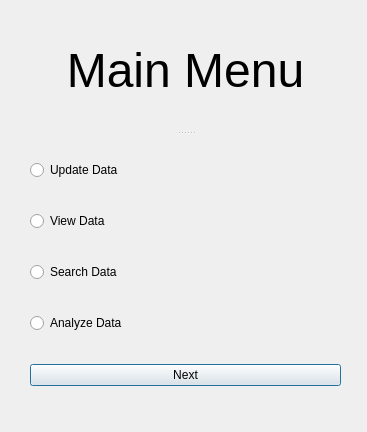
<?xml version="1.0" encoding="UTF-8"?>
<ui version="4.0">
 <class>Dialog</class>
 <widget class="QDialog" name="Dialog">
  <property name="geometry">
   <rect>
    <x>0</x>
    <y>0</y>
    <width>367</width>
    <height>432</height>
   </rect>
  </property>
  <property name="windowTitle">
   <string>MainMenu</string>
  </property>
  <widget class="QSplitter" name="splitter">
   <property name="geometry">
    <rect>
     <x>30</x>
     <y>10</y>
     <width>311</width>
     <height>401</height>
    </rect>
   </property>
   <property name="orientation">
    <enum>Qt::Vertical</enum>
   </property>
   <widget class="QLabel" name="label">
    <property name="text">
     <string>&lt;html&gt;&lt;head/&gt;&lt;body&gt;&lt;p align=&quot;center&quot;&gt;&lt;span style=&quot; font-size:36pt;&quot;&gt;Main Menu&lt;/span&gt;&lt;/p&gt;&lt;/body&gt;&lt;/html&gt;</string>
    </property>
   </widget>
   <widget class="QWidget" name="verticalLayoutWidget">
    <layout class="QVBoxLayout" name="verticalLayout">
     <item>
      <widget class="QRadioButton" name="update">
       <property name="text">
        <string>Update Data</string>
       </property>
      </widget>
     </item>
     <item>
      <widget class="QRadioButton" name="view">
       <property name="text">
        <string>View Data</string>
       </property>
      </widget>
     </item>
     <item>
      <widget class="QRadioButton" name="search">
       <property name="text">
        <string>Search Data</string>
       </property>
      </widget>
     </item>
     <item>
      <widget class="QRadioButton" name="analyze">
       <property name="text">
        <string>Analyze Data</string>
       </property>
      </widget>
     </item>
     <item>
      <widget class="QPushButton" name="mainNext">
       <property name="text">
        <string>Next</string>
       </property>
      </widget>
     </item>
    </layout>
   </widget>
  </widget>
 </widget>
 <resources/>
 <connections/>
</ui>
